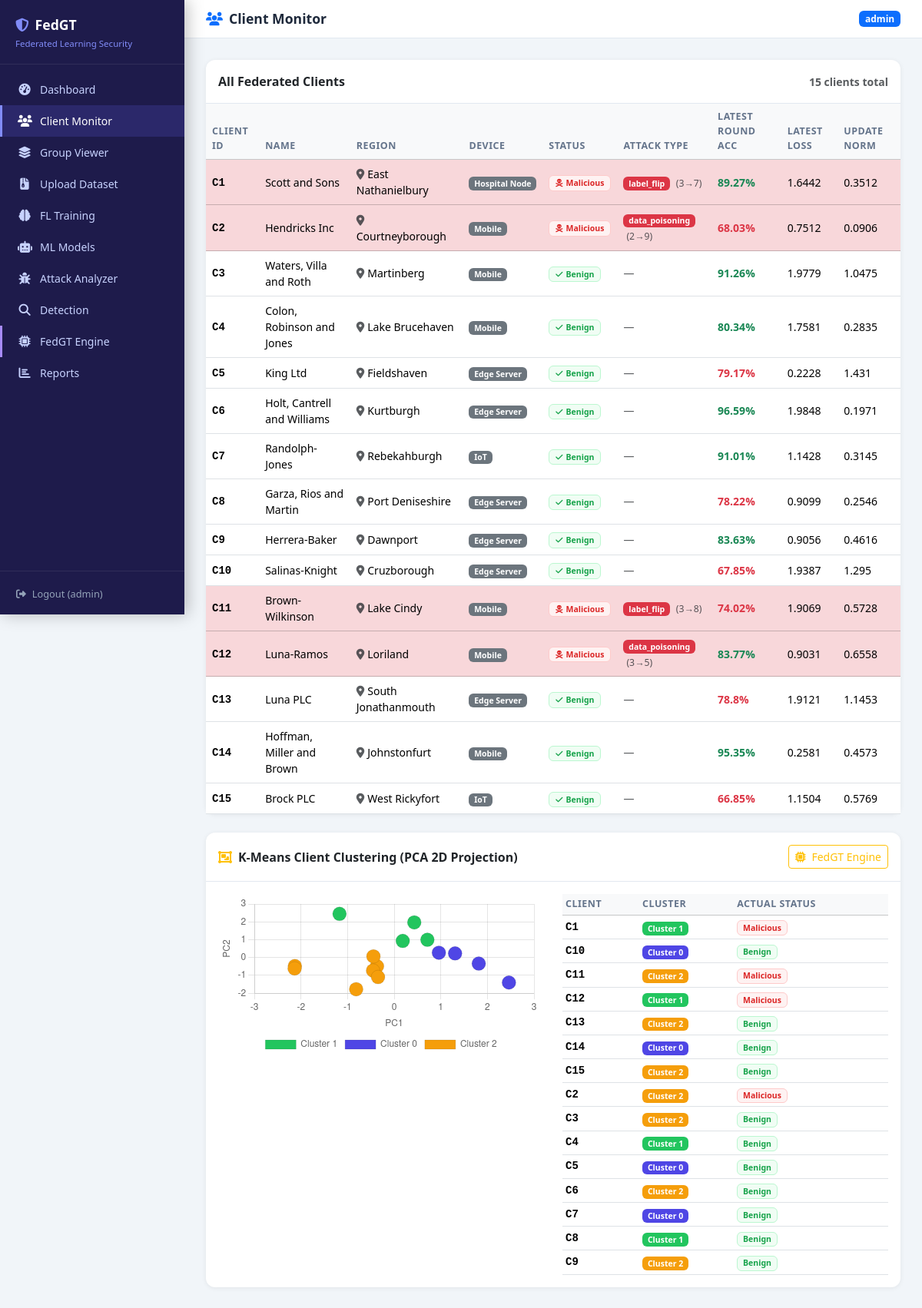
Screenshot of /clients/ (signed in) with the database file from the repository.
### core/models.py (models this page shows, shortened)
class Client(models.Model):
    client_id = models.CharField(max_length=20, unique=True)
    client_name = models.CharField(max_length=100)
    region = models.CharField(max_length=100)
    device_type = models.CharField(max_length=100)
    is_malicious = models.BooleanField(default=False)

class PoisonedClient(models.Model):
    client_id = models.CharField(max_length=20)
    attack_type = models.CharField(max_length=50)
    source_label = models.IntegerField()
    target_label = models.IntegerField()
    attack_strength = models.FloatField()

class ModelUpdate(models.Model):
    round = models.IntegerField()
    client_id = models.CharField(max_length=20)
    loss = models.FloatField()
    accuracy = models.FloatField()
    update_norm = models.FloatField()
    gradient_variance = models.FloatField()

class ClientCluster(models.Model):
    client_id = models.CharField(max_length=20, unique=True)
    cluster_label = models.IntegerField()
    pca_x = models.FloatField()
    pca_y = models.FloatField()
    computed_at = models.DateTimeField(auto_now=True)

### core/views.py (the view)
# urls.py: path('clients/', views.client_monitor, name='client_monitor'),
@login_required
def client_monitor(request):
    clients = Client.objects.all()
    poisoned = {p.client_id: p for p in PoisonedClient.objects.all()}
    client_list = []
    for c in clients:
        latest = ModelUpdate.objects.filter(client_id=c.client_id).order_by('-round').first()
        client_list.append({
            'client': c,
            'attack': poisoned.get(c.client_id),
            'latest_update': latest,
        })
    clusters = ClientCluster.objects.all()
    cluster_colors = ['#4f46e5', '#22c55e', '#f59e0b', '#ef4444', '#06b6d4']
    cluster_series = {}
    for cl in clusters:
        lbl = cl.cluster_label
        if lbl not in cluster_series:
            cluster_series[lbl] = {'label': f'Cluster {lbl}', 'data': [],
                                   'backgroundColor': cluster_colors[lbl % len(cluster_colors)]}
        cluster_series[lbl]['data'].append({'x': cl.pca_x, 'y': cl.pca_y, 'label': cl.client_id})
    cluster_datasets = list(cluster_series.values())
    return render(request, 'core/client_monitor.html', {
        'client_list': client_list,
        'clusters': clusters,
        'cluster_datasets_json': json.dumps(cluster_datasets),
    })

### templates/core/client_monitor.html (shortened to what this page needs)
{% extends 'core/base.html' %}
{% block page_title %}<i class="fa-solid fa-users me-2 text-primary"></i>Client Monitor{% endblock %}
{% block content %}
<div class="card">
  <div class="card-header py-3 d-flex justify-content-between align-items-center">
    <span>All Federated Clients</span>
    <span class="text-muted small">{{ client_list|length }} clients total</span>
  </div>
  <div class="card-body p-0">
    <div class="table-responsive">
      <table class="table mb-0 align-middle">
        <thead class="table-light">
          <tr>
            <th>Client ID</th>
            <th>Name</th>
            <th>Region</th>
            <th>Device</th>
            <th>Status</th>
            <th>Attack Type</th>
            <th>Latest Round Acc</th>
            <th>Latest Loss</th>
            <th>Update Norm</th>
          </tr>
        </thead>
        <tbody>
          {% for item in client_list %}
          <tr class="{% if item.client.is_malicious %}table-danger{% endif %}">
            <td><span class="fw-bold font-monospace">{{ item.client.client_id }}</span></td>
            <td>{{ item.client.client_name }}</td>
            <td><i class="fa-solid fa-location-dot me-1 text-muted"></i>{{ item.client.region }}</td>
            <td><span class="badge bg-secondary">{{ item.client.device_type }}</span></td>
            <td>
              {% if item.client.is_malicious %}
                <span class="badge badge-malicious px-2 py-1"><i class="fa-solid fa-skull-crossbones me-1"></i>Malicious</span>
              {% else %}
                <span class="badge badge-benign px-2 py-1"><i class="fa-solid fa-check me-1"></i>Benign</span>
              {% endif %}
            </td>
            <td>
              {% if item.attack %}
                <span class="badge bg-danger">{{ item.attack.attack_type }}</span>
                <small class="text-muted ms-1">({{ item.attack.source_label }}→{{ item.attack.target_label }})</small>
              {% else %}
                <span class="text-muted">—</span>
              {% endif %}
            </td>
            <td>
              {% if item.latest_update %}
                <span class="fw-semibold {% if item.latest_update.accuracy < 80 %}text-danger{% else %}text-success{% endif %}">
                  {{ item.latest_update.accuracy }}%
                </span>
              {% else %}<span class="text-muted">—</span>{% endif %}
            </td>
            <td>
              {% if item.latest_update %}{{ item.latest_update.loss }}{% else %}<span class="text-muted">—</span>{% endif %}
            </td>
            <td>
              {% if item.latest_update %}{{ item.latest_update.update_norm }}{% else %}<span class="text-muted">—</span>{% endif %}
            </td>
          </tr>
          {% endfor %}
        </tbody>
      </table>
    </div>
  </div>
</div>
{% if clusters %}
<div class="card mt-4">
  <div class="card-header py-3 d-flex align-items-center gap-2">
    <i class="fa-solid fa-object-group text-warning"></i>
    K-Means Client Clustering (PCA 2D Projection)
    <a href="{% url 'fedgt_dashboard' %}" class="ms-auto btn btn-sm btn-outline-warning">
      <i class="fa-solid fa-microchip me-1"></i> FedGT Engine
    </a>
  </div>
  <div class="card-body">
    <div class="row g-4">
      <div class="col-md-6">
        <canvas id="clusterScatterMonitor" style="max-height:280px;"></canvas>
      </div>
      <div class="col-md-6">
        <table class="table table-sm mb-0">
          <thead class="table-light">
            <tr><th>Client</th><th>Cluster</th><th>Actual Status</th></tr>
          </thead>
          <tbody>
            {% for c in clusters %}
            <tr>
              <td class="fw-bold font-monospace">{{ c.client_id }}</td>
              <td>
                <span class="badge"
                  style="background:{% if c.cluster_label == 0 %}#4f46e5{% elif c.cluster_label == 1 %}#22c55e{% elif c.cluster_label == 2 %}#f59e0b{% else %}#ef4444{% endif %}">
                  Cluster {{ c.cluster_label }}
                </span>
              </td>
              <td>
                {% for item in client_list %}
                  {% if item.client.client_id == c.client_id %}
                    {% if item.client.is_malicious %}
                    <span class="badge badge-malicious">Malicious</span>
                    {% else %}
                    <span class="badge badge-benign">Benign</span>
                    {% endif %}
                  {% endif %}
                {% endfor %}
              </td>
            </tr>
            {% endfor %}
          </tbody>
        </table>
      </div>
    </div>
  </div>
</div>
{% endif %}
{% endblock %}
{% block scripts %}
{% if clusters %}
<script>
const clusterDatasets = {{ cluster_datasets_json|safe }};
clusterDatasets.forEach(ds => { ds.pointRadius = 9; ds.pointHoverRadius = 12; });
new Chart(document.getElementById('clusterScatterMonitor'), {
  type: 'scatter',
  data: { datasets: clusterDatasets },
  options: {
    plugins: {
      legend: { position: 'bottom' },
      tooltip: {
        callbacks: {
          label: ctx => {
            const pt = ctx.raw;
            return `${pt.label || ''} (${pt.x.toFixed(2)}, ${pt.y.toFixed(2)})`;
          }
        }
      }
    },
    scales: {
      x: { title: { display: true, text: 'PC1' } },
      y: { title: { display: true, text: 'PC2' } }
    }
  }
});
</script>
{% endif %}
{% endblock %}

### templates/core/base.html (shortened to what this page needs)
<!DOCTYPE html>
<html lang="en">
<head>
<link href="https://cdnjs.cloudflare.com/ajax/libs/bootstrap/5.3.2/css/bootstrap.min.css" rel="stylesheet">
<link href="https://cdnjs.cloudflare.com/ajax/libs/font-awesome/6.4.0/css/all.min.css" rel="stylesheet">
</head>
<body>
{% if user.is_authenticated %}
<div class="sidebar">
  <div class="sidebar-brand">
    <h5><i class="fa-solid fa-shield-halved me-2" style="color:#818cf8"></i>FedGT</h5>
    <small>Federated Learning Security</small>
  </div>
  <nav class="sidebar-nav">
    <a href="{% url 'dashboard' %}" class="{% if request.resolver_match.url_name == 'dashboard' %}active{% endif %}">
      <i class="fa-solid fa-gauge-high"></i> Dashboard
    </a>
    <a href="{% url 'client_monitor' %}" class="{% if request.resolver_match.url_name == 'client_monitor' %}active{% endif %}">
      <i class="fa-solid fa-users"></i> Client Monitor
    </a>
    <a href="{% url 'group_viewer' %}" class="{% if request.resolver_match.url_name == 'group_viewer' %}active{% endif %}">
      <i class="fa-solid fa-layer-group"></i> Group Viewer
    </a>
    <a href="{% url 'upload_dataset' %}" class="{% if request.resolver_match.url_name == 'upload_dataset' %}active{% endif %}">
      <i class="fa-solid fa-file-zipper"></i> Upload Dataset
    </a>
    <a href="{% url 'training_dashboard' %}" class="{% if request.resolver_match.url_name == 'training_dashboard' %}active{% endif %}">
      <i class="fa-solid fa-brain"></i> FL Training
    </a>
    <a href="{% url 'ml_models' %}" class="{% if request.resolver_match.url_name == 'ml_models' %}active{% endif %}">
      <i class="fa-solid fa-robot"></i> ML Models
    </a>
    <a href="{% url 'attack_analyzer' %}" class="{% if request.resolver_match.url_name == 'attack_analyzer' %}active{% endif %}">
      <i class="fa-solid fa-bug"></i> Attack Analyzer
    </a>
    <a href="{% url 'detection' %}" class="{% if request.resolver_match.url_name == 'detection' %}active{% endif %}">
      <i class="fa-solid fa-magnifying-glass"></i> Detection
    </a>
    <a href="{% url 'fedgt_dashboard' %}" class="{% if request.resolver_match.url_name == 'fedgt_dashboard' %}active{% endif %}" style="border-left-color:#a78bfa;">
      <i class="fa-solid fa-microchip"></i> FedGT Engine
    </a>
    <a href="{% url 'reports' %}" class="{% if request.resolver_match.url_name == 'reports' %}active{% endif %}">
      <i class="fa-solid fa-chart-bar"></i> Reports
    </a>
  </nav>
  <div class="sidebar-footer">
    <form method="post" action="{% url 'logout' %}" class="m-0">
      <button type="submit" class="btn btn-link p-0 text-decoration-none" style="color:#94a3b8;font-size:.8rem;">
        <i class="fa-solid fa-right-from-bracket me-2"></i>Logout ({{ user.username }})
      </button>
    </form>
  </div>
</div>
<div class="main-wrap">
  <div class="topbar">
    <h4>{% block page_title %}Dashboard{% endblock %}</h4>
    <div class="d-flex align-items-center gap-3">
      <span class="badge bg-primary">{{ user.username }}</span>
    </div>
  </div>
  <div class="page-content">
    {% block content %}{% endblock %}
  </div>
</div>
{% else %}
{% block auth_content %}{% endblock %}
{% endif %}
{% block scripts %}{% endblock %}
</body>
</html>

### templates/core/base.html (style rules this page uses)
:root { --sidebar-w: 240px; --accent: #4f46e5; --accent-light: #818cf8; --danger: #ef4444; --success: #22c55e; --card-radius: 12px; }
body { background: #f1f5f9; font-family: 'Segoe UI', sans-serif; }
.sidebar { position: fixed; top: 0; left: 0; height: 100vh; width: var(--sidebar-w); background: #1e1b4b; display: flex; flex-direction: column; z-index: 1000; box-shadow: 4px 0 20px rgba(0,0,0,.25); }
.sidebar-brand { padding: 22px 20px 16px; border-bottom: 1px solid rgba(255,255,255,.08); }
.sidebar-brand h5 { color: #fff; font-weight: 700; margin: 0; font-size: 1.1rem; }
.sidebar-brand small { color: var(--accent-light); font-size: .72rem; }
.sidebar-nav { flex: 1; padding: 12px 0; overflow-y: auto; }
.sidebar-nav a { display: flex; align-items: center; gap: 11px; padding: 10px 20px; color: #c7d2fe; text-decoration: none; font-size: .875rem; border-left: 3px solid transparent; transition: all .2s; }
.sidebar-nav a:hover, .sidebar-nav a.active { background: rgba(99,102,241,.18); color: #fff; border-left-color: var(--accent-light); }
.sidebar-nav a i { width: 18px; text-align: center; font-size: .95rem; }
.sidebar-footer { padding: 16px 20px; border-top: 1px solid rgba(255,255,255,.08); }
.main-wrap { margin-left: var(--sidebar-w); min-height: 100vh; }
.topbar { background: #fff; padding: 14px 28px; border-bottom: 1px solid #e2e8f0; display: flex; align-items: center; justify-content: space-between; position: sticky; top: 0; z-index: 100; }
.topbar h4 { margin: 0; font-weight: 700; color: #1e293b; font-size: 1.1rem; }
.page-content { padding: 28px; }
.card { border: none; border-radius: var(--card-radius); box-shadow: 0 1px 6px rgba(0,0,0,.07); }
.card-header { background: transparent; border-bottom: 1px solid #e2e8f0; font-weight: 600; }
.badge-malicious { background: #fef2f2; color: #dc2626; border: 1px solid #fecaca; }
.badge-benign { background: #f0fdf4; color: #16a34a; border: 1px solid #bbf7d0; }
.table th { font-size: .78rem; text-transform: uppercase; letter-spacing: .04em; color: #64748b; font-weight: 700; }
.table td { font-size: .875rem; vertical-align: middle; }

### rows the page displays
Client: client.client_id "C1", client.client_name "Scott and Sons", client.region "East Nathanielbury", client.device_type "Hospital Node", is_malicious True (drawn), attack.attack_type "label_flip", attack.source_label "3", attack.target_label "7", latest_update.accuracy "89.27", latest_update.loss "1.6442", latest_update.update_norm "0.3512"
Client: client.client_id "C2", client.client_name "Hendricks Inc", client.region "Courtneyborough", client.device_type "Mobile", is_malicious True (drawn), attack.attack_type "data_poisoning", attack.source_label "2", attack.target_label "9", latest_update.accuracy "68.03", latest_update.loss "0.7512", latest_update.update_norm "0.0906"
Client: client.client_id "C3", client.client_name "Waters, Villa and Roth", client.region "Martinberg", client.device_type "Mobile", is_malicious False (drawn), latest_update.accuracy "91.26", latest_update.loss "1.9779", latest_update.update_norm "1.0475"
Client: client.client_id "C4", client.client_name "Colon, Robinson and Jones", client.region "Lake Brucehaven", client.device_type "Mobile", is_malicious False (drawn), latest_update.accuracy "80.34", latest_update.loss "1.7581", latest_update.update_norm "0.2835"
Client: client.client_id "C5", client.client_name "King Ltd", client.region "Fieldshaven", client.device_type "Edge Server", is_malicious False (drawn), latest_update.accuracy "79.17", latest_update.loss "0.2228", latest_update.update_norm "1.431"
Client: client.client_id "C6", client.client_name "Holt, Cantrell and Williams", client.region "Kurtburgh", client.device_type "Edge Server", is_malicious False (drawn), latest_update.accuracy "96.59", latest_update.loss "1.9848", latest_update.update_norm "0.1971"
Client: client.client_id "C7", client.client_name "Randolph-Jones", client.region "Rebekahburgh", client.device_type "IoT", is_malicious False (drawn), latest_update.accuracy "91.01", latest_update.loss "1.1428", latest_update.update_norm "0.3145"
Client: client.client_id "C8", client.client_name "Garza, Rios and Martin", client.region "Port Deniseshire", client.device_type "Edge Server", is_malicious False (drawn), latest_update.accuracy "78.22", latest_update.loss "0.9099", latest_update.update_norm "0.2546"
Client: client.client_id "C9", client.client_name "Herrera-Baker", client.region "Dawnport", client.device_type "Edge Server", is_malicious False (drawn), latest_update.accuracy "83.63", latest_update.loss "0.9056", latest_update.update_norm "0.4616"
Client: client.client_id "C10", client.client_name "Salinas-Knight", client.region "Cruzborough", client.device_type "Edge Server", is_malicious False (drawn), latest_update.accuracy "67.85", latest_update.loss "1.9387", latest_update.update_norm "1.295"
Client: client.client_id "C11", client.client_name "Brown-Wilkinson", client.region "Lake Cindy", client.device_type "Mobile", is_malicious True (drawn), attack.attack_type "label_flip", attack.source_label "3", attack.target_label "8", latest_update.accuracy "74.02", latest_update.loss "1.9069", latest_update.update_norm "0.5728"
Client: client.client_id "C12", client.client_name "Luna-Ramos", client.region "Loriland", client.device_type "Mobile", is_malicious True (drawn), attack.attack_type "data_poisoning", attack.source_label "3", attack.target_label "5", latest_update.accuracy "83.77", latest_update.loss "0.9031", latest_update.update_norm "0.6558"
Client: client.client_id "C13", client.client_name "Luna PLC", client.region "South Jonathanmouth", client.device_type "Edge Server", is_malicious False (drawn), latest_update.accuracy "78.8", latest_update.loss "1.9121", latest_update.update_norm "1.1453"
Client: client.client_id "C14", client.client_name "Hoffman, Miller and Brown", client.region "Johnstonfurt", client.device_type "Mobile", is_malicious False (drawn), latest_update.accuracy "95.35", latest_update.loss "0.2581", latest_update.update_norm "0.4573"
Client: client.client_id "C15", client.client_name "Brock PLC", client.region "West Rickyfort", client.device_type "IoT", is_malicious False (drawn), latest_update.accuracy "66.85", latest_update.loss "1.1504", latest_update.update_norm "0.5769"
ClientCluster: client_id "C1", cluster_label "1"
ClientCluster: client_id "C10", cluster_label "0"
ClientCluster: client_id "C11", cluster_label "2"
ClientCluster: client_id "C12", cluster_label "1"
ClientCluster: client_id "C13", cluster_label "2"
ClientCluster: client_id "C14", cluster_label "0"
ClientCluster: client_id "C15", cluster_label "2"
ClientCluster: client_id "C2", cluster_label "2"
ClientCluster: client_id "C3", cluster_label "2"
ClientCluster: client_id "C4", cluster_label "1"
ClientCluster: client_id "C5", cluster_label "0"
ClientCluster: client_id "C6", cluster_label "2"
ClientCluster: client_id "C7", cluster_label "0"
ClientCluster: client_id "C8", cluster_label "1"
ClientCluster: client_id "C9", cluster_label "2"

### other values shown
{{ user.username }} "admin"
{{ client_list|length }} "15"
